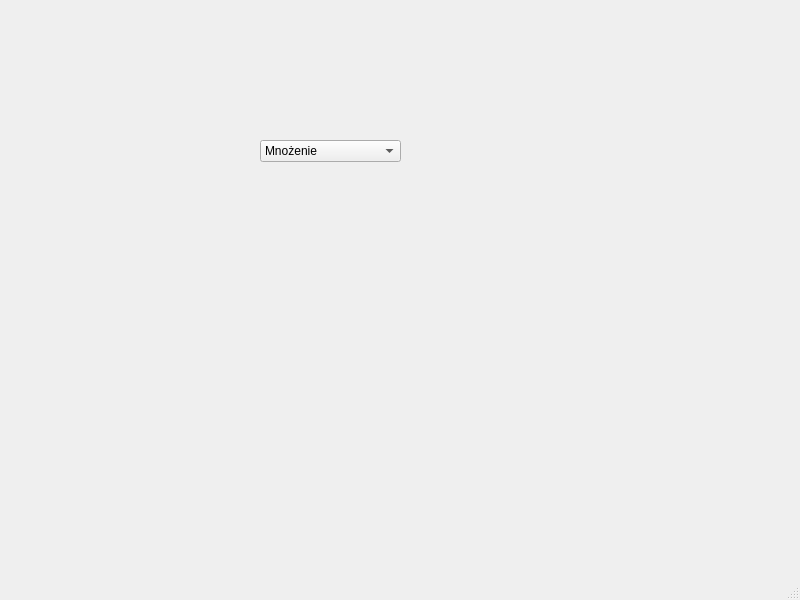
<?xml version="1.0" encoding="UTF-8"?>
<ui version="4.0">
 <class>MainWindow</class>
 <widget class="QMainWindow" name="MainWindow">
  <property name="geometry">
   <rect>
    <x>0</x>
    <y>0</y>
    <width>800</width>
    <height>600</height>
   </rect>
  </property>
  <property name="windowTitle">
   <string>MainWindow</string>
  </property>
  <widget class="QWidget" name="centralwidget">
   <widget class="QComboBox" name="comboBox">
    <property name="geometry">
     <rect>
      <x>260</x>
      <y>140</y>
      <width>141</width>
      <height>22</height>
     </rect>
    </property>
    <property name="editable">
     <bool>false</bool>
    </property>
    <item>
     <property name="text">
      <string>Mnożenie</string>
     </property>
    </item>
    <item>
     <property name="text">
      <string>Dodawanie </string>
     </property>
    </item>
    <item>
     <property name="text">
      <string>Odejmowanie</string>
     </property>
    </item>
    <item>
     <property name="text">
      <string>Dzielenie </string>
     </property>
    </item>
    <item>
     <property name="text">
      <string>Potęgowanie</string>
     </property>
    </item>
    <item>
     <property name="text">
      <string>Pierwiastkowanie</string>
     </property>
    </item>
   </widget>
  </widget>
  <widget class="QMenuBar" name="menubar">
   <property name="geometry">
    <rect>
     <x>0</x>
     <y>0</y>
     <width>800</width>
     <height>21</height>
    </rect>
   </property>
  </widget>
  <widget class="QStatusBar" name="statusbar"/>
 </widget>
 <resources/>
 <connections/>
</ui>
